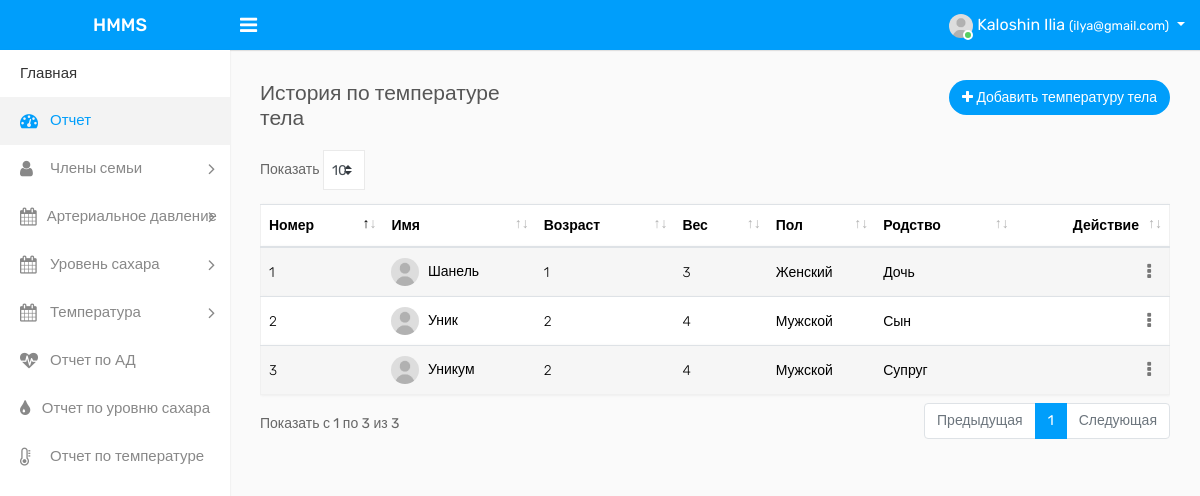
/user/history-temparture.php (signed in), run on the app's committed database.
### tables this page shows
CREATE TABLE `tbluser` (
  `ID` int(10) NOT NULL,
  `FullName` varchar(30) DEFAULT NULL,
  `MobileNumber` varchar(20) DEFAULT NULL,
  `Email` varchar(20) DEFAULT NULL,
  `Password` varchar(200) DEFAULT NULL,
  `RegDate` timestamp NULL DEFAULT current_timestamp()
);

CREATE TABLE `tblmember` (
  `ID` int(10) NOT NULL,
  `UserID` int(5) NOT NULL,
  `FullName` varchar(200) DEFAULT NULL,
  `Gender` varchar(50) DEFAULT NULL,
  `Age` int(5) DEFAULT NULL,
  `Weight` varchar(50) DEFAULT NULL,
  `Relation` varchar(45) DEFAULT NULL,
  `CreationDate` timestamp NULL DEFAULT current_timestamp()
);

### user/history-temparture.php (the view, shortened to what this page needs)
<?php
include('includes/dbconnection.php');
if (strlen($_SESSION['hmmsuid']==0)) {
  header('location:logout.php');
  } else{
?>
<!DOCTYPE html>
<html lang="en">
<head>
    <link rel="stylesheet" type="text/css" href="assets/css/bootstrap.min.css">
    <link rel="stylesheet" type="text/css" href="assets/css/font-awesome.min.css">
    <link rel="stylesheet" type="text/css" href="assets/css/select2.min.css">
    <link rel="stylesheet" type="text/css" href="assets/css/dataTables.bootstrap4.min.css">
    <link rel="stylesheet" type="text/css" href="assets/css/bootstrap-datetimepicker.min.css">
    <link rel="stylesheet" type="text/css" href="assets/css/style.css">
</head>
<body>
    <div class="main-wrapper">
   <?php include_once('includes/header.php');?>
        <?php include_once('includes/sidebar.php');?>
        <div class="page-wrapper">
            <div class="content">
                <div class="row">
                    <div class="col-sm-4 col-3">
                        <h4 class="page-title">История по температуре тела</h4>
                    </div>
                    <div class="col-sm-8 col-9 text-right m-b-20">
                        <a href="add-temparture.php" class="btn btn btn-primary btn-rounded float-right"><i class="fa fa-plus"></i> Добавить температуру тела</a>
                    </div>
                </div>
				<div class="row">
					<div class="col-md-12">
						<div class="table-responsive">
							<table class="table table-border table-striped custom-table datatable mb-0">
								<thead>
									<tr>
                                        <th>Номер</th>
										<th>Имя</th>
										<th>Возраст</th>
										<th>Вес</th>
										<th>Пол</th>
										<th>Родство</th>
										<th class="text-right">Действие</th>
									</tr>
								</thead>
								<tbody>
                                    <?php
$uid = $_SESSION['hmmsuid'];
$sql="SELECT * from tblmember where UserID=:uid";
$query = $dbh -> prepare($sql);
$query->bindParam(':uid',$uid,PDO::PARAM_STR);
$query->execute();
$results=$query->fetchAll(PDO::FETCH_OBJ);
$cnt=1;
if($query->rowCount() > 0)
{
foreach($results as $row)
{               ?>
									<tr>
                                        <td><?php echo htmlentities($cnt);?></td>
										<td><img width="28" height="28" src="assets/img/user.jpg" class="rounded-circle m-r-5" alt=""> <?php  echo htmlentities($row->FullName);?></td>
										<td><?php  echo htmlentities($row->Age);?></td>
										<td><?php  echo htmlentities($row->Weight);?></td>
										<td><?php  echo htmlentities($row->Gender);?></td>
										<td><?php  echo htmlentities($row->Relation);?></td>
										<td class="text-right">
											<div class="dropdown dropdown-action">
												<a href="#" class="action-icon dropdown-toggle" data-toggle="dropdown" aria-expanded="false"><i class="fa fa-ellipsis-v"></i></a>
											</div>
										</td>
									</tr>
						<?php $cnt=$cnt+1;}} ?>
								</tbody>
							</table>
						</div>
					</div>
                </div>
            </div>
        </div>
    </div>
</body>
</html><?php }  ?>

### user/includes/header.php (shortened to what this page needs)
<div class="header">
      <div class="header-left">
        <a href="dashboard.php" class="logo">
          <span>HMMS</span>
        </a>
      </div>
      <a id="toggle_btn" href="javascript:void(0);"><i class="fa fa-bars"></i></a>
            <ul class="nav user-menu float-right">
                <li class="nav-item dropdown has-arrow">
                    <a href="#" class="dropdown-toggle nav-link user-link" data-toggle="dropdown">
                        <span class="user-img">
              <img class="rounded-circle" src="assets/img/user.jpg" width="24" alt="Admin">
              <span class="status online"></span>
            </span>
            <?php
$uid=$_SESSION['hmmsuid'];
$sql="SELECT FullName,Email from  tbluser where ID=:uid";
$query = $dbh -> prepare($sql);
$query->bindParam(':uid',$uid,PDO::PARAM_STR);
$query->execute();
$results=$query->fetchAll(PDO::FETCH_OBJ);
$cnt=1;
if($query->rowCount() > 0)
{
foreach($results as $row)
{               ?>
            <span><?php  echo $row->FullName;?></span>
            <small>(<?php  echo $row->Email;?>)</small><?php $cnt=$cnt+1;}} ?>
                    </a>
                </li>
            </ul>
        </div>

### data on the page
tbluser: FullName "Kaloshin Ilia", Email "ilya@gmail.com"
tblmember: FullName "Шанель", Age "1", Weight "3", Gender "Женский", Relation "Дочь"
tblmember: FullName "Уник", Age "2", Weight "4", Gender "Мужской", Relation "Сын"
tblmember: FullName "Уникум", Age "2", Weight "4", Gender "Мужской", Relation "Супруг"
